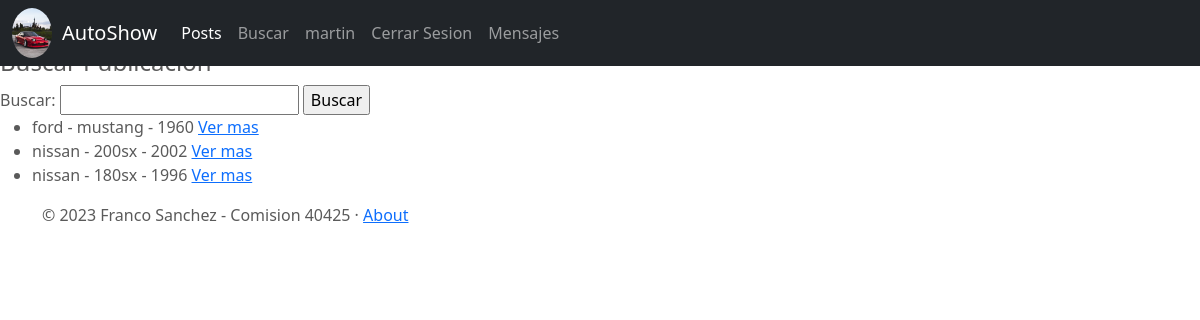
Page /Autos/search (signed in) on the committed database.
### Autos/models.py (models this page shows)
class Profile(models.Model):
    user = models.OneToOneField(to=User, on_delete=models.CASCADE, related_name="profile")
    imagen = models.ImageField(upload_to="perfiles", null=True, blank=True)
    nacionalidad = models.CharField(max_length=20)
    instagram = models.CharField(max_length=50)

class Auto(models.Model):
    marca = models.CharField(max_length=20)
    modelo = models.CharField(max_length=20)
    año = models.CharField(max_length=4)
    color = models.CharField(max_length=20)
    descripcion = models.CharField(max_length=1000)
    fecha_publicacion = models.DateTimeField(auto_now_add=True)
    dueño = models.ForeignKey(to=User, on_delete=models.CASCADE, related_name="dueño")
    imagen = models.ImageField(upload_to="publicaciones", null=True, blank=True)
    def __str__(self):
        return f"{self.marca} - {self.modelo} - {self.año}"

### Autos/views.py (the view, shortened to what this page needs)
# urls.py: path('Autos/search', BuscarAuto, name="auto-search"),
def BuscarAuto(request):
    busqueda = request.GET.get("buscar")
    autos = Auto.objects.all()
    return render(request, 'Autos/search.html', {'autos':autos})

### Autos/templates/Autos/search.html (shortened to what this page needs)
{% extends 'Autos/index.html' %}
{% block main%}
<h4>Buscar Publicacion</h4>
     <form action="{% url 'auto-search' %}" method="GET">
        <label name="buscar">Buscar:</label>
        <input type="text" name="buscar">
        <input type="submit" value="Buscar">
    </form>
        {% if autos %}
        <ul>{% for auto in autos %}
            <li>
                {{auto}}
                <a href="{% url 'auto-detail' auto.id %}">Ver mas</a>
                <br>
            </li>
            {% endfor %}
        {% endif %}
        </ul>
{% endblock %}

### Autos/templates/Autos/index.html (shortened to what this page needs)
<!DOCTYPE html>
<html lang="en">
<head>
  {% load static %}
<link href="{% static 'Autos/css/bootstrap.min.css' %}" rel="stylesheet">
    <link href="{% static 'Autos/css/carousel.css' %}" rel="stylesheet">
  </head>
  <body>
<header>
  <nav class="navbar navbar-expand-md navbar-dark fixed-top bg-dark">
    <div class="container-fluid">
      {% if user.profile.imagen %}
      <img src="{{ user.profile.imagen.url }}" width="40px" height="100%" style="border-radius: 50%; margin-right: 10px;" >
      {% endif %}
      <a class="navbar-brand" href="{% url 'index' %}">AutoShow</a>
      <div class="collapse navbar-collapse" id="navbarCollapse">
        <ul class="navbar-nav me-auto mb-2 mb-md-0">
          <li class="nav-item">
            <a class="nav-link active" aria-current="page" href="{% url 'auto-list' %}">Posts</a>
          </li>
          <li class="nav-item">
            <a class="nav-link" href="{% url 'auto-search' %}">Buscar</a>
          </li>
          {% if user.is_authenticated and user.profile %}
          <li class="nav-item">
            <a class="nav-link" href="{% url 'profile-detail' user.id %}" tabindex="-1" aria-disabled="true">{{ user.username }}</a>
          <li class="nav-item">
            <a class="nav-link" href="{% url 'logout' %}" tabindex="-1" aria-disabled="true">Cerrar Sesion</a>
          {% elif user.is_authenticated and not user.profile %}
            <li class="nav-item">
              <a class="nav-link" href="{% url 'profile-create' %}" tabindex="-1" aria-disabled="true">{{ user.username }}</a>
            <li class="nav-item">
              <a class="nav-link" href="{% url 'logout' %}" tabindex="-1" aria-disabled="true">Cerrar Sesion</a>
          </li>
          {% endif %}
          <li class="nav-item">
            <a class="nav-link" href="{% url 'mensaje-list' %}" tabindex="-1" aria-disabled="true">Mensajes</a>
        </ul>
      </div>
    </div>
  </nav>
</header>
<main>
 {% block main %}{% endblock %}
  <footer class="container">
    <p>© 2023 Franco Sanchez - Comision 40425 · <a href="{% url 'about' %}">About</a></p>
  </footer>
</main>
</body></html>

### Autos/static/Autos/css/carousel.css (style rules this page uses)
body { padding-top: 3rem; padding-bottom: 3rem; color: #5a5a5a; }

### rows in the picture
Auto: marca+modelo+año "ford - mustang - 1960"
Auto: marca+modelo+año "nissan - 200sx - 2002"
Auto: marca+modelo+año "nissan - 180sx - 1996"

### other values in the picture
{{ user.username }} "martin"
